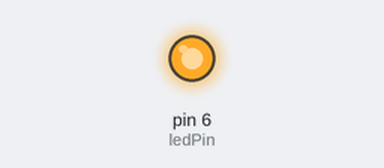
The sketch below on a simulated Arduino Uno, built with avr-gcc and run on an emulated ATmega328P. Shown: output pins drawn as LEDs (lit = HIGH).

Above: at 0.5 s.
At 16.2 s:
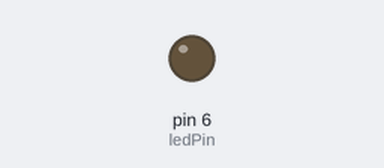
Timing chart, 0 to 23.4 s (numbered marks = the images above):
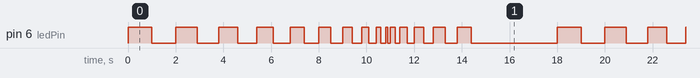

The sketch:

modul1_percabangan_upgrade.ino
```cpp
const int ledPin = 6;
int timeDelay = 1000;
int step = -100; // step perubahan delay

void setup() {
    pinMode(ledPin, OUTPUT);
}

void loop() {
    digitalWrite(ledPin, HIGH);
    delay(timeDelay);

    digitalWrite(ledPin, LOW);
    delay(timeDelay);

    timeDelay += step; // timeDelay dijumlahkan dengan step untuk mengubah delay

    if (timeDelay <= 100) {
        step = 100; // ketika mencapai timeDelay 100, step diubah menjadi positif untuk meningkatkan delay
    }

    if (step == 100 && timeDelay >= 700) {
        digitalWrite(ledPin, LOW);
        delay(3000);
        step = -100; // ketika mencapai timeDelay 700, step diubah menjadi negatif untuk menurunkan delay
        timeDelay = 1000;
    }
}
```

Measured:
- by itself, pin 6 (ledPin): moves between LOW and HIGH, repeating every 18.0 s
- by itself, everything shown: repeats every 18.0 s, in 30 steps
